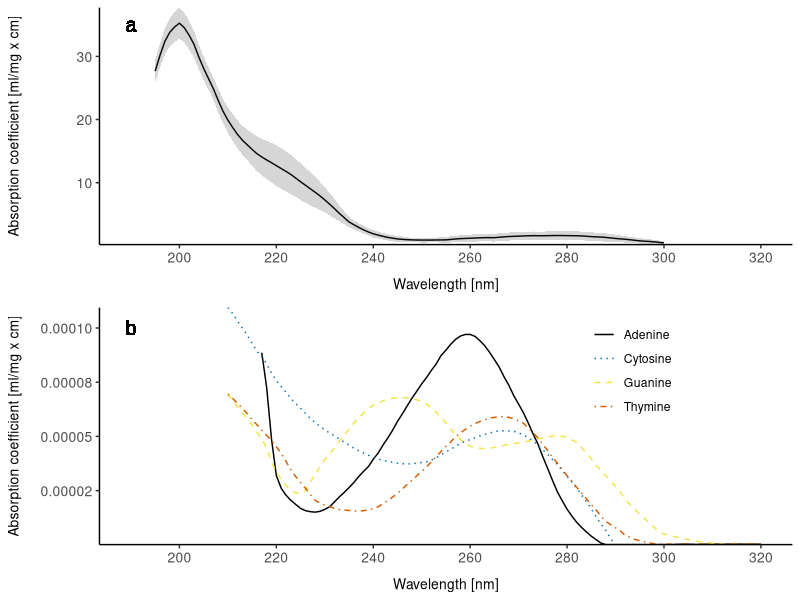
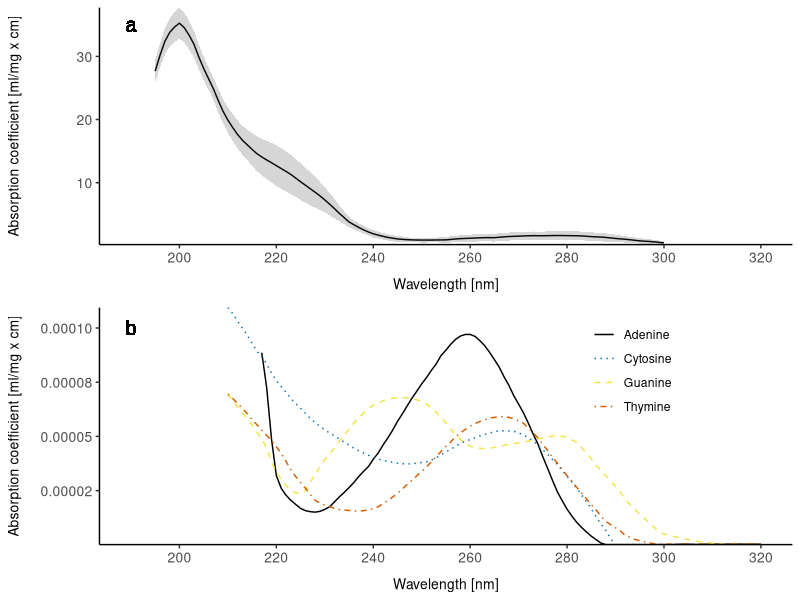

Reproduce these figures in R, in order.
library(tidyverse)
library(readxl)
library(gridExtra)
library(cowplot)
library(scales)

# protein absorption data frame; data available from https://github.com/lennijusten/DNA-absorbance/ ; See file "data-table.csv"
pa <- read.csv("../data/protein-absorption-data-table.csv")

str(pa) # check column names

pa_plot <- ggplot(pa, aes(x = Wavelength, y = Mean.Absorption.Coefficient)) +
  geom_line() +
  geom_ribbon(aes(ymin = Mean.Absorption.Coefficient - Absorption.Coefficient.Std.Dev, ymax = Mean.Absorption.Coefficient + Absorption.Coefficient.Std.Dev), alpha=0.2) +
  geom_text(aes(x = 190, y = 35, label = "a"), size = 5, family = "Arial", color = "black") +
  scale_x_continuous(limits = c(190, 320), breaks = seq(from = 200, to = 320, by = 20)) +
  scale_y_continuous(expand = c(0,0)) +
  labs(x = "Wavelength [nm]",
       y = "Absorption coefficient [ml/mg x cm]") +
  theme_classic() +
  theme(axis.text = element_text(size = 10), # Increase tick label font size
        axis.title.x = element_text(size = 10, margin = margin(t = 10)), # Increase X axis label font size and add space
        axis.title.y = element_text(size = 10, margin = margin(r = 15))  # Increase Y axis label font size and add space
  )

# DNA absorption data frame
da <- read.csv("../data/dna-absorption-data-table.csv")

str(da) # check column names

da_plot <- ggplot(da) +
  geom_line(aes(x = Wavelength, y = Adenine, color = "Adenine", linetype = "Adenine")) +
  geom_line(aes(x = Wavelength, y = Cytosine, color = "Cytosine", linetype = "Cytosine")) +
  geom_line(aes(x = Wavelength, y = Guanine, color = "Guanine", linetype = "Guanine")) +
  geom_line(aes(x = Wavelength, y = Thymine, color = "Thymine", linetype = "Thymine")) +
  geom_text(aes(x = 190, y = 0.0001, label = "b"), size = 5, family = "Arial", color = "black") +
  scale_x_continuous(limits = c(190, 320), breaks = seq(from = 200, to = 320, by = 20)) +
  scale_y_continuous(expand = c(0,0), labels = number_format(accuracy = 0.00001, big.mark = ",")) +
  labs(x = "Wavelength [nm]",
       y = "Absorption coefficient [ml/mg x cm]") +
  scale_color_manual(values = c("Adenine" = "black", "Cytosine" = "#0072B2", "Guanine" = "#F0E442", "Thymine" = "#D55E00"),
                     name = "",
                     labels = c("Adenine", "Cytosine", "Guanine", "Thymine")) +
  scale_linetype_manual(values = c("Adenine" = "solid", "Cytosine" = "dotted", "Guanine" = "dashed", "Thymine" = "dotdash"),
                        name = "",
                        labels = c("Adenine", "Cytosine", "Guanine", "Thymine")) +
  theme_classic() +
  theme(legend.position = c(0.7, 0.5),
        legend.justification = c(0, 0),
        legend.background = element_rect(fill = "transparent", color = "transparent"),
        legend.box.background = element_rect(fill = "transparent", color = "transparent"),
        axis.text = element_text(size = 10), 
        axis.title.x = element_text(size = 10, margin = margin(t = 10)), 
        axis.title.y = element_text(size = 10, margin = margin(r = 15))  
  )

# Arrange the plots
plot_grid(pa_plot, da_plot, ncol = 1, align = 'v')


ggsave("../figure image files/protein_and_dna_absorption.png", plot_grid(pa_plot, da_plot, ncol = 1, align = 'v'), width = 130, height = 150, unit = "mm", dpi = 600)